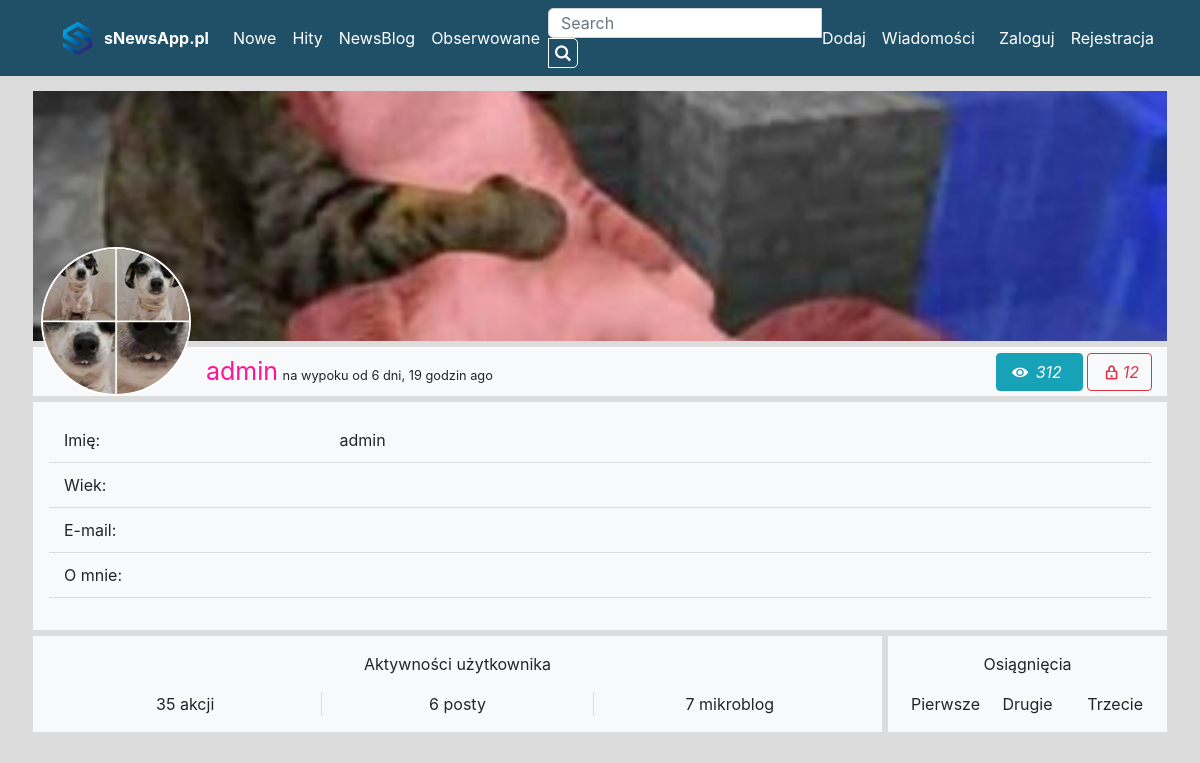
The app's page /profil/1/ with its own data.
### user/models.py (models this page shows)
class User(AbstractUser):
    class Genders(models.IntegerChoices):
        WOMEN = 0, 'Kobieta'
        MEN = 1, 'Mężczyza'
        NONE = 2, 'Niwuadu'
    bio = models.TextField(max_length=500, blank=True)
    location = models.CharField(max_length=30, blank=True)
    birth_date = models.DateField(null=True, blank=True)
    avatar = models.ImageField(blank=True, max_length=None, default='user.png', upload_to=upload_location)
    background = models.ImageField(blank=True, null=True, max_length=None, upload_to=upload_location)
    gender = models.IntegerField(choices=Genders.choices, blank=True, null=True)
    facebook = models.CharField(max_length=500, blank=True)
    twitter = models.CharField(max_length=500, blank=True)
    ig = models.CharField(max_length=500, blank=True)
    public_email = models.EmailField(max_length=500, blank=True)
    user_page = models.CharField(max_length=500, blank=True)

### user/views.py (the view)
# urls.py: path('<int:pk>/', UserDetailsView.as_view(), name='profile'),
class UserDetailsView(DetailView):
    model = User
    template_name = 'users/profile.html'
    def get_context_data(self, **kwargs):
        user_data = kwargs['object']
        user_posts = user_data.posts.all().count()
        user_comments = user_data.comments.all().count()
        user_micro_posts_reactions = user_data.reactions.filter(post=None).count()
        user_posts_reactions = user_data.reactions.filter(micro_post=None).count()
        user_micro_posts = user_data.micro_posts.all().count()
        is_subscribed = user_data.subscriptions.filter(type=Subscribe.Type.SUB)
        is_blocked = user_data.subscriptions.filter(type=Subscribe.Type.BLOCK)
        context = {
            'user': user_data,
            'user_posts': user_posts,
            'user_comments': user_comments,
            'user_micro_posts_reactions': user_micro_posts_reactions,
            'user_micro_posts': user_micro_posts,
            'user_post_reactions': user_posts_reactions,
            'user_reactions': user_posts + user_posts_reactions + user_micro_posts_reactions + user_comments +
                              user_micro_posts,
            'is_subscribed': is_subscribed,
            'is_blocked': is_blocked
        }
        return context

### templates/users/profile.html (shortened to what this page needs)
{% extends "blog/base.html" %}
{% block content %}
    {% load humanize %}
    <div class="profile-wrapper">
        <div class="row mt-1">
            <div class="col">
                <div class="row background-img-div border-line">
                    {% if user.background %}
                        <img class="background-img" src="{{ user.background.url }}" alt="avatar">
                    {% else %}
                        <div class="background-img bg-light">
                        </div>
                    {% endif %}
                </div>
                <div class="row bg-light border-line align-items-center">
                    <div class="avatar-img-div">
                        <img class="rounded-circle account-img ml-2" src="{{ user.avatar.url }}" alt="avatar">
                    </div>
                    <div class="col d-flex justify-content-between">
                    <div>
                        <span class="username"> {{ user.username }}</span>
                        <small> na wypoku od {{ user.date_joined|naturaltime }} </small>
                    </div>
                        <div class="">
                            <a href="{% url 'user-subscribe' pk=user.id %}"
                               class="text-decoration-none btn {% if is_subscribed %} btn-info {% else %} btn-outline-info {% endif %}"
                               title="Zaobserwuj tego użytkownika aby być na bieżąco z jego wpisami!">
                                <i class="icon-eye mr-2"> 312 </i>
                            </a>
                            <a href="{% url 'user-block' pk=user.id %}"
                               class="text-decoration-none btn {% if is_blocked %} btn-danger {% else %}btn-outline-danger {% endif %}"
                               title="Zablokuj tego użytkownika aby nie widzieć treści pisanych przez niego!">
                                <i class="icon-lock">12</i>
                            </a>
                        </div>
                    </div>
                </div>
                <div class="row bg-light border-line p-3">
                    <div class="col">
                        <div class="row justify-content-start profile-box">
                            <div class="col-3">
                                Imię:
                            </div>
                            <div class="col-4">
                                {{ user.username }}
                            </div>
                        </div>
                        <div class="row justify-content-start profile-box">
                            <div class="col-3">
                                Wiek:
                            </div>
                            <div class="col-4">
                            </div>
                        </div>
                        <div class="row justify-content-start profile-box">
                            <div class="col-3">
                                E-mail:
                            </div>
                            <div class="col-4">
                            </div>
                        </div>
                        <div class="row justify-content-start profile-box">
                            <div class="col-3">
                                O mnie:
                            </div>
                            <div class="col-4">
                            </div>
                        </div>
                        <div class=" row justify-content-start">
                            <div class="p-2">
                            </div>
                            <div class="p-2">
                            </div>
                            <div class="p-2">
                            </div>
                        </div>
                    </div>
                </div>
                <div class="row">
                    <div class="bg-light col-12 col-md-9 border-line pt-3 text-center">
                        <span>Aktywności użytkownika</span>
                        <div class="row p-3">
                            <div class="col-sm-12 col-md-4 box-item profile-activity-box">{{ user_reactions }} akcji
                            </div>
                            <div class="col-sm-12 col-md-4 box-item profile-activity-box-border">{{ user_posts }}
                                posty
                            </div>
                            <div class="col-sm-12 col-md-4 box-item profile-activity-box">{{ user_micro_posts_reactions }}
                                mikroblog
                            </div>
                        </div>
                    </div>
                    <div class="bg-light col-12 col-md-3 border-line pt-3 text-center">
                        <span>Osiągnięcia</span>
                        <div class="row pt-3 pb-3 pl-2 pr-2 ">
                            <div class="col-sm-12 col-md-4">Pierwsze</div>
                            <div class="col-sm-12 col-md-4">Drugie</div>
                            <div class="col-sm-12 col-md-4">Trzecie</div>
                        </div>
                    </div>
                </div>
            </div>
        </div>
    </div>
{% endblock content %}

### static/main.css (style rules this page uses)
body { background-color: gainsboro; }
.username { color: deeppink; font-size: 25px; }
.avatar-img-div { position: relative; display: flex; justify-content: center; }
.account-img { width: 150px; margin-top: -100px; border: 2px solid white; }
.background-img { object-fit: cover; height: 250px; width: 100%; }
.background-img-div { position: relative; text-align: center; }
.profile-box { padding: 10px 0; border-bottom: 1px solid gainsboro; }
.profile-activity-box-border { border-right: 1px solid gainsboro; border-left: 1px solid gainsboro; }
.border-line { border: 3px solid gainsboro; }

### records on screen
User: background (picture), avatar (picture), username "admin", date_joined "6 dni, 19 godzin ago"

### other values on screen
{{ user_reactions }} "35"
{{ user_posts }} "6"
{{ user_micro_posts_reactions }} "7"
